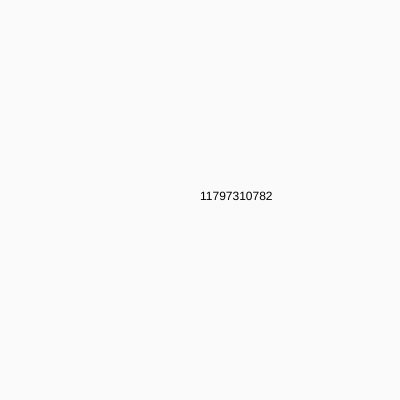
Frame 1 (no input)
Frame 60 (no input): identical to frame 1, image omitted
Frame 120 (the mouse pressed at the canvas centre since frame 60): identical to frame 1, image omitted

The p5.js sketch that drew this single still picture (run headless with seeded random() and noise() and a simulated clock; from frame 60 on, the mouse is pressed at the canvas centre):

// p5.js sketch
// ── sketch.js
var test = ['ADVENT', 'A(1x5)BC', '(3x3)XYZ', '(6x1)(1x3)A', 'X(8x2)(3x3)ABCY'];
var expected = ['ADVENT', 'ABBBBBC', 'XYZXYZXYZ', '(1x3)A', 'X(3x3)ABC(3x3)ABCY'];
var expectedv2 = ['ADVENT', 'ABBBBBC', 'XYZXYZXYZ', 'AAA', 'XABCABCABCABCABCABCY'];

var testLen = ['ADVENT', 'A(1x5)BC', '(3x3)XYZ', '(6x1)(1x3)A', 'X(8x2)(3x3)ABCY', '(27x12)(20x12)(13x14)(7x10)(1x12)A', '(25x3)(3x3)ABC(2x3)XY(5x2)PQRSTX(18x9)(3x2)TWO(5x7)SEVEN'];
var expectedLen2 = [6, 7, 9, 3, 20, 241920, 445];

var inputA = '(27x12)(20x12)(13x14)(7x10)(1x12)A';
var inputB = '(25x3)(3x3)ABC(2x3)XY(5x2)PQRSTX(18x9)(3x2)TWO(5x7)SEVEN';
var input = '(192x7)(1x15)D(39x15)(4x7)OUHB(13x12)AVYCACVMBVXVK(5x2)SUKJR(7x6)YUITKFT(12x4)(6x13)FDBLGI(102x8)(14x3)DSOUOPGYXFJRFJ(30x3)MUFOGDZOXXFEVPIXISTPRPMNKCSNPC(1x8)R(33x13)AIHJBMADPXTMXMZLDYQMEJSXOLHUTCEWV(6x14)OWSJRJ(12x4)BSITDMDRQBHM(132x6)(28x6)YOIWLWAAUBGAKOAERRZSJCADASVS(14x10)KAPJYKZCAIAOZV(54x3)(1x9)V(18x13)TEBMXRFAJUDQGFVUZZ(16x13)LELBCBPXEFTWYFKM(11x4)(5x12)VNSTD(262x8)(23x3)VFTGNXFKADBQZUKOLBBEGTB(30x10)(2x7)SV(1x4)A(10x12)EUDDBQIUFK(22x4)RGLTWOGGQXYBBQXTHHTBQY(108x7)(5x7)GXEWH(26x1)PADMQZDXHPVOMNKUEYAVUDLZWP(10x2)DRHHKVLABG(17x13)SEPWXRQHAEJMFEGZQ(20x2)SFYEXNALPTDTYLXFPEXD(47x3)ZIGHDQSTICKLMOCUTMSUVUJSFCZFDTKZXLQWKCLNOEFSVYJ(64x12)(57x13)(3x6)OOC(2x4)PM(17x15)VJGONFWUVRBBZWDWM(11x12)RBNENFRDSWS(40x5)(12x12)RMIUWANOKSXQ(3x14)WOX(6x15)OARRSE(7x5)FQJANGRPGK(2135x13)(19x14)(13x4)GCLOKHGEYZQZH(1123x9)(1114x10)(271x6)(56x8)(3x8)MYS(42x8)(1x6)K(5x14)EKAHU(6x6)EFGJMS(9x4)ELZSZGKQT(85x9)(54x6)(12x12)UXTWGYZQDSHC(2x4)JZ(21x15)LVZTGJSRNKTCVVUCZDWZE(2x7)DF(3x7)LSC(5x6)HKIZB(7x5)COOVUDL(99x13)(92x11)(11x2)MKTCOSVPVBJ(7x2)VVBTVRD(35x9)IXNFBBBITRNNLOJEFZCCTLRFQHYPUVGCGYH(9x2)UWHRKEOPD(2x10)NW(290x2)(1x4)H(6x2)KVRIAE(140x1)(15x3)PQHZIIYLWRVHSFL(45x2)(19x1)MVMSSMAWMBESMNCAASV(13x13)SWPZGKRVEPXYR(18x14)(12x3)SRBOHMMIFXAD(29x9)HWEHFYWFWRGIVSQWLIFJESAKTCDMJ(2x12)QG(118x12)(13x12)HJFINURCJEHHF(92x5)(10x1)GOLYEDAODD(4x10)MQVA(14x13)DXRTMMGJYGKVML(1x9)V(32x12)PIJKLJQOCPTOXAJGSFXZYAKNKCADZYSD(524x6)(220x12)(5x9)RGVAE(6x1)ZJUVES(59x5)MVFOFOWEVZEQAAJXHGTTIFIHDDYYINLSTXRHBYSFZBZJKHNMIFKEHXKHKLD(59x5)(13x15)NFPHQIJDVWGHI(10x15)AXHZYFPIPP(3x13)WUX(8x3)BHAMTJTE(63x7)(3x12)NPX(7x15)HEAYXDB(21x11)JYSFTTHONRZPXLZUFPAJB(1x3)I(1x11)F(181x4)(6x1)OPMVZH(72x4)(19x2)MMEXSMJMBNBZGVUSBRB(13x2)WIBKNXEYVPOEG(16x9)PFBKLSTWZLEFLASN(1x2)S(18x7)(2x5)SM(6x9)BCJKRT(19x9)MPFSVRUOWPIZJDVFCGC(37x8)OGJBGDKCJLBBEUHOIMBANFDXQMHOZNALEYLWI(94x11)(10x4)OZWWTOHTLJ(40x3)(5x8)LATHL(8x5)ERPILMGZ(1x2)C(6x5)QPGJOX(26x5)HXOMRRDDFIZTAAVXKBYMHPJKKT(1x10)S(3x3)XSR(963x6)(355x1)(5x9)VIDAF(116x13)(82x4)(4x10)AEDR(30x7)(8x4)KFHAKPEX(11x6)ONIRGWJKIPR(29x14)(12x10)MINAQYUXTSOB(4x14)QVJX(22x5)HUOFOOSZVXECNWKQIVRSPO(183x7)(7x15)HWRAWTP(17x10)(11x1)(6x7)CSEWEC(139x7)(38x6)(5x4)PGJFP(3x11)LUN(13x8)TYWLETZNKLLWG(24x1)ECWNDLJSSIBHJSYRVQYOBHSX(19x8)KJAXYPBJUSUMYKUSFBB(6x4)ZTGBIS(22x10)(6x1)ZEOVPJ(6x5)XAZWOP(25x3)(4x1)UIDI(2x5)RX(4x4)GUBT(587x15)(409x15)(18x5)(11x14)(5x11)TKVNU(191x11)(184x6)(23x11)VXEDKLBJRKKTERDJNTNDXGH(68x6)KFXKVQEQRBCERBHPNOIUVWXZYVVMYZLRNBCDGFFTUIZQMHWQHGUIGDDYTDXFUHENKKLF(31x8)BDDFNDDDURPZJLILECOMFINVDYOLRXF(37x9)SSEHVSRIUQAVZJXDFTERLSMNJRLKKAMTHMEJT(179x7)(30x10)(8x2)XLPEMIPQ(2x9)UJ(5x6)LBKBR(78x8)(8x12)AVDQVSTL(6x3)CTBGLO(18x4)FGEHNOKXFNOVCIAKQK(14x7)QDOMOJLTEJXWME(4x8)MVIB(30x5)(6x6)RNBWOX(7x4)BCYDCBV(1x13)K(16x5)(2x6)AO(3x13)EKB(47x14)(41x4)(34x12)(2x2)GR(14x4)FGUKBOCFKTOUJD(2x6)GD(20x12)(14x2)YRHMBOIYGWMWQH(83x9)(24x15)DMXVJGXVQJDMYGXJGDUUOFWU(39x4)(23x9)(17x4)FIHMMMOXOKJPEJCQH(5x1)FJGKU(2x8)NL(1x6)Y(2x11)AP(1030x9)(1021x10)(464x10)(457x4)(149x15)(68x11)(3x3)YUB(11x15)AMYRGUDUJED(20x2)ZRLTFGATGKVTQSQKXUFC(2x2)BK(4x5)VYAO(14x13)FMFYRAJZUFXRVE(46x11)(5x15)BQFIJ(28x13)YSAGZUMWPXJAFQBDTGNSONTYLNQJ(97x4)(42x6)(9x8)PJQZHQLKZ(12x14)MCHYMWLCDIRQ(3x10)YMA(43x2)(1x12)D(30x8)AZBDRSAVHDXGZBVKHPIAYQBUAZAADD(57x4)(7x10)YWEVAGO(18x10)QVVTDPLZGNGOAUTTLM(12x13)WKUPTIYBWGWU(15x9)OOSPIWPCNOOZZZC(106x9)(37x3)(2x2)GS(5x7)FLMNA(14x6)ORKLZQKXSHFVYG(30x8)(3x12)YQO(5x11)QSLVD(4x15)VPSB(20x12)HNZMCDRTPLWCFLYYELMN(542x3)(207x6)(108x12)(44x12)(6x4)ZSBJFU(2x8)QI(6x11)FPEINE(9x3)OPTSHHGKY(25x12)KTGEMRFYLKCLRVTEEZLUKOGJL(1x15)M(12x8)CSPTKEJJMFHQ(85x1)(8x8)SDDWCAQC(42x12)(3x7)BVZ(7x7)KVSFGRB(2x4)DX(9x13)MIYZWSEJU(8x5)AAGHLYUK(5x7)NZYUH(58x9)(9x11)(3x14)GVF(36x12)(1x4)B(23x10)(17x7)JDTWRRCSEHKWEPODS(160x3)(152x15)(33x2)(19x12)XFPWCBMCJPKQURSRZZG(2x5)IJ(4x14)IDXP(81x8)(17x14)ZDLYFDTCIAFJVKIII(7x7)HPEHXZJ(18x10)HEYXWCBQXEEZIBJLWQ(6x10)RUIFQO(3x2)LNT(10x3)(4x14)RZMD(39x10)(33x1)DYYGMTYZAYZLGLRHWAQMBIILAUQRHUOHR(44x12)(38x1)(6x5)RMUDIV(1x7)F(4x11)CLZH(5x15)IWQWG(6609x7)(2544x3)(29x3)(23x4)HCNEZSVBBFECQYBRSJGUVUI(544x6)(151x13)(71x12)(43x1)(2x7)ZJ(11x11)DOQIKXGLNNV(12x9)FQCXOGUIUYCS(16x4)PKHNOTAHHIZXXIVV(9x11)(4x9)LLNM(12x5)FASASJYWSZFJ(34x1)KHLOWLTJPILHEBAOHKFHFXRSDPQDAHKGDO(2x7)FG(371x6)(61x3)(54x11)(13x8)GNGGHWXPNTKQT(1x14)K(5x2)BWCXD(6x2)MSTQGW(2x7)SU(53x11)(47x7)(12x14)CNDCQXUXKEPR(6x7)TISTTV(5x13)UNXIJ(1x8)Q(19x1)CHHBLBDGBFDLSTEOGHC(212x8)(63x11)(31x12)OTKFQMTPFTKFYPSSBFOGOEWLHSVCIBC(6x11)JZVJAN(7x14)XPBXFAA(9x15)VOMDIFMWH(36x7)(7x6)FQEBQKY(4x8)PCGJ(9x15)LASOYDQNC(19x7)(3x9)EPQ(6x6)ABTEAA(53x12)(8x13)PPZIFAII(5x4)XSETU(2x4)VZ(5x6)AYUXU(7x6)SKKVVSJ(237x4)(230x1)(19x1)(13x7)UMTNBZCCZPQSA(1x14)B(9x6)ULETSBVYD(177x6)(2x11)ZW(13x6)SRLMSEAPGPPBT(89x13)(3x8)OTM(33x12)LIPDQNVUXLLCSTJBRNSIRVDLQZLUQDLAH(6x14)DTNORD(7x13)FAFBQHZ(10x1)KQYGTMLPQC(5x3)TQWJA(38x5)(18x3)BFXCGHMCBELQXADXDV(1x7)A(2x15)HU(1412x8)(72x10)(65x15)(9x13)NUZQOUJBU(44x4)(7x15)TZUNHWL(6x15)WMVYON(12x10)EZBREYXFNFHA(510x1)(98x1)(10x11)TOGZGVXYIX(61x13)(1x1)W(15x10)WFUKWGALHPRGGOZ(8x10)OMHPLMMF(2x7)SX(7x3)CXXVVIN(7x10)ANZQYMB(220x14)(8x10)BDFMCWYY(79x3)(2x11)IS(1x2)V(50x8)KOYYREXHHWYUZSCFLGAMWEYBGIEKEKTCZJFWGZYIRLDSGQTTQI(3x12)QGZ(113x12)(18x3)ZFZLBLVMZQBXYCHWAP(28x2)LKSXUNALNKPNHVLNFUKHLFOLBJCZ(12x12)BBFCDNVECGDY(3x14)DZZ(20x14)OOSPFEAZGWMZMLUPSSTS(170x14)(73x8)(12x12)KQDJQQEKEADR(2x3)DO(17x7)DVHLSYXSDFFIYBNLC(17x13)CVOLSVISDLUEKDHKK(8x1)USXCOJPS(1x9)O(47x14)(3x15)SJQ(13x9)IGJCFXTRSPNAT(12x11)CJKZRSJYDGKZ(11x14)(5x10)EDNMH(378x5)(129x15)(6x12)GQIWWO(9x10)VPTJKQMOE(58x4)(5x14)MAREB(4x8)XHHP(8x4)AGADNSTY(13x7)EERASVJDEZUIX(1x7)W(32x9)(5x9)KSLVE(8x1)ZAFYTYHS(3x13)YTP(80x4)(4x11)YWGL(39x13)(9x6)SIHMYCPLU(4x6)RHIZ(1x15)I(4x6)CPPM(17x11)UZSAKXMRMOIIJNRTK(129x9)(9x10)(3x12)FGD(36x7)(1x7)U(15x3)AXQCADXMWXPZNZT(4x1)HZCE(13x5)OQVPHFZTONVXT(10x8)LBCOMHGIDY(30x10)(8x6)OFDJAYBT(3x2)VYZ(4x8)EAIO(6x9)EIPAVU(3x6)CLU(424x5)(8x5)NVJCRBJX(139x5)(67x12)(9x4)KPLBEJZAE(12x11)MSMBCVMKHYWO(1x11)N(21x9)IRTFYAFGNXVNKWAMRAFXO(40x14)(14x1)GNTCCCWPESKZGC(13x12)IGAZHWGFGSMYA(12x4)UBDADIRXQCBK(29x1)YEDNUREEAMZQOGMXSSUVPZGWRNKXO(223x2)(60x9)(1x14)Q(40x7)HJRUZPXODGLVTJBFANRKRWRWYJIVZIGGQSYNNTXC(1x12)B(3x7)JOL(87x4)(8x3)PFIRNNAB(20x15)HTNJPMBOAPATXQQPJUME(1x11)G(27x1)JVOOZOPKZORRNYKUGJZTHYSBBKO(1x14)Y(49x15)(8x1)TWPENGGV(29x11)ICAKHLJFNIFYUKDXQIKYJCLNAGSXI(287x6)(211x7)(88x8)(2x2)BY(64x2)(14x7)WSPABCHMMTTSZS(7x9)WAGQNGQ(14x11)FLABQFFSWBKYYV(6x3)NNCFLT(5x15)SOKDJ(1x13)J(102x15)(95x12)(11x4)EOOPHHTMUNV(24x15)OLFHIKDLXNPSWRZWDIOOPDPB(6x6)SNHCVD(19x8)QRDQIRFMJRARURUAAOV(6x3)QMRPVZ(62x10)(11x2)CRLAFKKWCNT(15x15)(9x12)DBAGGZEBX(17x4)HDLFOGVTHWRIGEOCJ(2012x12)(13x3)WZKIWJAFUXXVI(579x11)(19x3)(12x14)XDTOEIOQCUMG(207x14)(10x2)KTHCIUQNTU(27x11)(21x8)PFBLJCCDEAVMPRCHDCAQH(149x15)(68x6)(4x15)TCAK(40x10)MWZGAITJTUCPMMWHVESOFEFQPFLCLFIRLZKXHJWF(5x14)RYQTH(11x2)POAQVKYIUXE(1x9)X(15x1)LXXNDYYWQADGOPA(25x7)VOZNYIUGWSNMPQRNICDYPOFOI(2x8)RZ(10x13)CSZYRLFSHB(307x15)(13x2)WDGNRNFCFTTUG(90x3)(54x9)IECXIPIAHKCTOBEQNGXPZBWWWJNVBLOEPYSKQSXHUFQVVQNPBVLWQM(3x10)YHR(15x6)FPUKUMGSORWDRDL(42x11)(3x2)NJW(18x12)(1x13)S(5x13)RQQVE(3x15)KAY(136x6)(15x3)(9x11)QFRQRKHZY(23x1)(5x7)DFDTU(1x2)V(2x8)BC(79x12)(12x1)NGMQWUPVFORT(4x7)VJVM(14x10)IPXFGQWAJFBSRU(19x6)CTSRKCOKJQAZVJOGLWD(1x4)C(450x10)(3x10)GPI(6x11)VFOOEK(422x6)(11x13)WDEYUELADDB(135x4)(42x1)(13x2)JGFYRZAFQPJLM(17x7)FLNKDIRSVLTXRFUMX(4x13)PNQU(71x4)(2x12)EK(4x1)RGON(48x9)ROFKNCZTAJTHPNNQBPPJTTBXLGCKFREZJZZXJVNRVXYMRQEK(12x6)JZVEIDXFLBHQ(139x9)(46x2)(8x7)JHRUUUTL(5x12)GXTCE(3x4)GRW(8x10)FDDUYJNX(2x1)XP(73x12)(3x13)GGL(1x9)D(3x11)TND(42x11)QBXSGPAGCWRYMMNSLLMQWAQJGAWOSSQCMFAGNXIUBE(92x5)(21x9)FTLECTSVHDKZJMNLUYQOB(35x5)DTRSSYXMWLCFMGQGSIXXLRDGUWDKHBRDTXC(18x6)(12x8)LHLPCETTMCAE(817x10)(260x8)(138x4)(17x6)(11x7)PVJGSWWFIVQ(10x12)LIRDDVRIIW(4x2)WAED(9x3)SSHCWCDEW(69x8)(1x11)X(2x2)FH(21x14)NQTOEGNJBYCCAATLTXRCA(20x11)LAUDOOGGMVHRBKZBJJSX(38x12)(13x2)(8x4)ONEKEDVR(12x13)(7x2)IMFMWNG(10x5)KRNSBNIPYF(25x14)(19x4)(2x8)FX(7x1)VZMBUZP(16x3)(10x5)DSUERJEKNT(54x9)(47x10)(34x7)(7x3)XPMZPWC(1x9)H(3x5)JLO(2x15)HY(2x5)QW(185x12)(29x13)(23x1)(5x15)BTIMW(6x15)INJUUO(7x4)ENOTOIY(114x4)(50x7)(2x10)EK(2x1)UI(28x15)VDZIXQPVFBDGFEXTZAYWTUCTSUFL(6x9)PUTAXW(34x5)(11x3)INQZZFPHLIC(1x13)P(5x5)AWZFO(1x13)I(10x4)QEHLIBEUYT(289x11)(146x9)(7x10)HYFTUNV(115x6)(17x15)WYHUMDUCYXZCZOGYP(11x3)GOAHYSMZILY(31x3)KDNJEFIIVOQIZNMKGMHNERZOQQSUOLU(12x6)CKKNARXIEIPB(13x5)DPVMYLMWUZCZK(6x5)YYZGRE(129x7)(61x4)(3x10)UDY(2x13)WK(12x15)JBTXTTUYDHBD(2x11)ZL(11x1)YIGLIJTZCZR(13x10)LUGYDNKTITXKH(6x7)PASHZF(14x3)(9x3)NOGDDUXKX(6x6)CRIBLT(116x9)(109x8)(6x10)PKSKVL(91x6)(85x7)(3x1)ASL(17x9)VGNCETAFXRQCCUOEJ(12x11)FYGQSKOQCGGX(16x15)QXFIWBAVQLUHQOCY(7x4)BWIBHLB(1967x3)(1007x12)(116x10)(64x2)(7x2)(2x2)MU(8x1)MSHJIBUU(11x2)ITGZWYRTULN(15x11)(1x13)W(2x10)ID(33x9)(7x3)(2x5)CC(14x13)(8x14)YKECYDCG(2x2)WV(304x12)(232x7)(63x12)(36x5)PNWAQFNCGLWGRMCTDYEEBEIYCNYWJVUODZSY(15x2)LBZIGTAROGLWYAH(26x15)(11x4)KXIEISOQGQD(3x14)VCK(30x10)(1x13)P(17x7)VAJVSQQXMTBYMWBXE(86x1)(4x6)TRZX(16x14)CQNXYNXZJQLKUZYT(4x2)JOKF(10x12)EAEKTUPSGR(21x10)KFEDLXFHWQBPMYYLJWJAE(11x12)WFNFEQICREU(41x7)(35x5)(3x8)NVW(2x15)OW(7x1)UTLFCXB(2x7)UX(77x15)(61x15)(47x11)(10x9)PLYEJUKUHW(5x3)KPVLZ(6x6)ACEIBL(5x7)DLQOD(1x14)N(4x2)NTWH(479x11)(141x6)(35x10)QRUKVJQEUYATKYJVHHPJIXQAWJISDVFHBQY(8x14)(3x7)WDC(14x9)NEAJUMDVGUHHEA(6x11)IOMCWN(47x4)(1x12)X(3x13)UHI(24x13)UXCACCUQPFJRZXJMJXQUVMKX(139x8)(10x9)(4x14)VHYY(1x2)O(98x14)(3x4)LGG(9x8)SUBRVMBZT(49x5)WADHDOWXLCWXWSKNJIZCBLRMDAYKHONVXPIKTCMWAOIWMVODG(15x3)FOVODMJOGDHMCWD(6x13)WMAYCJ(178x8)(2x5)NH(151x5)(36x14)BNOKEPLIYPYSTORQBFXZKVQAQOWDQWZIMZCQ(49x14)THYYNMRSKJPJDYFSFMWOYZEFFSMJBIUZBILQATRTAWXCJMVDI(6x10)EZSNIB(15x15)QZRLIRRRDMYRFEB(12x2)JFLGORYNUZED(8x9)LXAUXASR(450x10)(49x3)QKPJRZZHJAQSMIOMIYPTZSPCCNIZHUTKHFJDDORPDZPJCKDFW(34x10)(20x1)(14x7)MXUCDWOSMHPTAP(3x1)BYP(7x6)LVQVCLY(334x10)(6x5)(1x2)Z(298x10)(8x15)UYGVZFIC(55x14)(5x10)NMWGU(2x1)MS(13x13)NLSFWTZDENXWF(10x10)NBPKLPAVHH(111x7)(11x3)YBIUNVIHIGK(7x7)OFTLYMR(17x5)BJSJBSGTSVZWSIZJJ(53x8)WHHRIOEDSADOWCRANFPGPSQKGUEBYUZWCBKNQCFQNTZMQQGXOXGXG(73x13)(2x11)UU(13x2)ZUTNLHSRLDUNR(2x7)OR(33x8)JSGPCAAXUVMAVTMJLTNMQUWDQUMSXSSZT(18x3)PCZVCWWKGIIEAIYLYC(10x12)EYPYUIIEVN(103x3)(85x8)(59x15)(10x7)BTAWSOTJTX(37x4)(2x1)ER(12x7)CKRWCNFMNUHN(7x4)FZFHIWJ(2x5)BD(7x3)NHKKHWT(6x15)VVJKNA(375x10)(344x13)(20x6)UPXLXPZVBLLNUBSTPPJT(14x13)QHKYOCRUCFPBQU(157x4)(41x15)(6x15)UEAGGZ(10x6)QFLYXXJEDR(1x13)K(1x5)B(28x12)LPNMQPNXDKJBVWBBGXZGPHDLGZNG(18x6)SDVRBOPPJVGCVKDFHO(44x9)(1x6)F(8x5)VPTNBEMS(6x1)KQLQDX(9x4)DFVUJDAIU(126x3)(71x1)(7x6)EJGKJKL(52x15)OIAXJMKVVXZPCSZYCFKWBQHMLUTEJLBIXYTNCZLETMVROVGSSLMT(43x2)(10x7)FWDLXKOYCF(21x6)VEVKRBPEZGZCDYOPBOCRV(17x4)(11x8)FGUBMTASXPJ(54x13)(42x9)(36x5)(1x5)B(23x12)(17x6)PFVBKGSTBWKYIWEIH(1x8)J(4540x14)(827x3)(668x7)(461x4)(142x1)(6x11)VKBINW(14x14)(1x10)O(1x11)X(57x1)(24x10)QRVHBVKYWGYQURJNVBUIWVCV(3x9)ZXO(1x5)V(7x1)CFYYVXD(19x5)(13x2)WUEGTFGFNLLKE(14x14)(8x11)KZYNFZWJ(128x8)(100x12)(8x7)ONNBTTBG(8x15)PNRJGRNH(43x6)MSQODHZYLGOYCYXMBFYXWRMIHAYOECNNAZADJGKPOTU(11x5)QPRFVSDMARM(1x10)O(13x12)KKDTYMCUUPQBU(58x4)(5x5)HJTYG(41x14)(4x4)QGBL(4x6)DEGS(3x8)LBK(9x15)ZUDVPQKGF(105x11)(9x3)OKGQWLJWL(6x11)NXUBKV(66x4)(29x10)RUCFJEBKKFQDKVDLBQULCWFKYRMSU(23x13)ABXZZMINIGOKLQVQOMPFGGY(2x5)IW(186x4)(121x9)(66x10)(5x8)WDLTM(17x6)ZXCEMUQPGHJRMRFQH(4x4)XFME(7x4)IXGCJTB(7x1)ZSUWXVC(5x6)ZMTOL(1x6)O(1x9)L(20x9)TFYLPQPFSQUKCNSXMXWB(25x1)MMSWLFLGVDKHNLLOSVAUKAMOV(20x15)UUYTRAZNOQECIVSFJMTA(1x12)G(133x7)(88x14)(1x4)V(35x4)(9x9)GNVTUMPAK(15x7)KMPDKVOQKHYCCXR(1x15)F(27x12)(20x10)BEDSEBMXHMHIJCWWPAZM(11x9)UCWDESZYKCG(14x13)JUFBNDHMMBNJUO(6x12)VJTVJF(561x14)(553x15)(175x6)(95x8)(12x3)MSYBUXGZCSMP(1x12)F(12x9)NBHSHMDKXJBK(45x14)(6x9)YYXHBV(1x13)Y(8x7)XLLNABTV(9x5)ANHTFTJAR(2x5)JR(24x7)(17x10)(2x9)IX(5x2)VMDPY(31x1)(1x1)E(12x3)(7x3)ULOWWEU(2x2)XW(74x9)(68x4)(62x6)LPVLILBZBELNJGRZYXRMFBAVCXHNYLOSMNPBGTYAYKEXVHRUGKSYFUMCXBAQJF(20x7)XKNDIYMIWJUEIMUXQXGD(258x6)(4x14)CNXK(200x4)(9x6)VQIQBPKKQ(63x4)(20x10)WGIOWQKPUUMGOCEAZVQX(7x14)UAPYNBE(3x4)HRK(9x11)RSMRELJZT(22x8)(16x7)KEBUSTOFBMQVDKCA(83x1)(16x8)THDRCGWEYAPZUZMP(8x8)YFYUYQBL(29x8)SCLIKTAPWUGBSTRYLCPVEGRBIPQYO(8x9)SGBUHPOC(7x4)(2x9)WJ(23x6)LRVKPECJTUECFAPMFOQZEYN(1139x15)(1131x6)(347x8)(11x15)DVZSRVKYLVU(20x15)(13x14)OEPOBRROTBKHR(287x9)(44x13)(10x12)VSDHBJLJKY(8x11)ELPCNXZN(7x12)UFNJPJA(62x9)(2x12)FN(3x6)QPZ(4x9)PQJC(15x3)JTNUYOFLCJACWJW(10x5)MCIYFKZNQE(33x11)(4x10)MZVA(5x13)BOGBD(6x13)WWJPJX(121x7)(1x11)R(53x5)NINZBBRTYESCITRVGLQKBXMLBLANTAUXCSGYGCHINLVRIXASSRFGC(12x15)MJABNGDUPVWR(6x11)REXZCY(18x3)UHNGQNRBYACIOGZZWV(3x2)NQJ(3x7)DTF(5x4)HGGON(116x1)(26x1)BQZIOUFIEGLVVXXUEFVFPZVFJF(56x2)(3x10)BVG(21x5)(2x7)UM(8x15)ZGOIAZXF(13x12)MNVBRHGVXMFAD(1x15)W(9x10)NQTDDGGHT(629x1)(90x11)(8x7)HCWYJWXR(34x15)(2x5)QM(8x6)LFUJTQQX(9x1)TYAQDIAMZ(30x8)(6x10)OAONIX(12x6)PNERVHHHITBB(179x1)(62x4)(14x7)CIIMZUFUXRGJEI(23x10)HEAHTPOJZVKBSTAZZJDPBMG(7x4)CGGYMRK(5x4)GORTV(58x13)(1x8)O(7x3)PSJSZJZ(4x15)UHAK(12x5)UHWIVURUKPWV(6x15)AOUYFG(29x13)IIQUBBPDYDKXEERMOREALHLMQNKFK(114x11)(36x8)(10x4)MNFCPUDOUY(7x13)NCGSAEH(1x10)C(2x11)GM(2x2)XT(51x8)(6x5)BOHBKO(26x11)PWHUXIJQZBDSKAVWBJSFQCRXWS(2x2)AV(39x8)(33x2)(5x7)UJBDW(10x3)JQJGLLYVAB(2x8)VX(171x15)(75x2)(1x9)W(14x5)BTNNJFQOVKSQPC(10x14)OVYHNKBUPT(2x14)PY(17x11)CZIAMPGEFDQPQIGGQ(22x12)(1x7)N(1x13)S(4x7)FOFT(14x3)(8x12)PZOVSUFG(19x10)(3x9)REJ(5x13)HYMTG(9x14)RHJYWWDRM(1980x10)(538x7)(4x4)NQQF(522x9)(144x2)(52x6)(10x10)TPBEIRXESG(16x2)QKJZSUKPKPFEOCVN(1x4)W(2x6)QA(19x11)YLISMTUTOBQMDVEHUWO(54x2)(9x13)WOLDPDCXJ(9x4)HAGHHVHTY(1x12)N(12x9)CHHWFSOSJWGP(84x2)(41x10)(19x8)SVUJSNGVLAXARNGMKXL(1x11)K(4x5)PVGS(5x3)KJXYV(9x8)JOKDBOIUT(6x12)RKKSKP(207x8)(67x15)(7x15)ZNEOVDG(6x1)DHRHVB(17x5)OXNRAVTMRIGNVHNEI(14x9)HPWZMWODOSTRMR(3x13)UNI(50x12)(11x12)SUFIQREJKUX(1x4)V(10x13)DXGTECIDTY(4x9)WWEJ(52x15)(11x6)NSPYIHLGDHJ(22x8)CZEZVAPKYRZSCRXZMTZIXD(2x6)NI(2x11)KY(61x8)(27x1)HWISUXZTHECIJLKLBNSFBACFHRJ(21x15)TSMZCQAZFCXPNXIMLPINP(1230x2)(301x14)(123x4)(83x2)(20x12)JLTMRPDVZHIVVLVIRIGR(21x1)EIELBOJEONILZUKRVGTQM(8x2)TCDZXJWK(4x9)VCJZ(1x13)P(7x9)(2x7)BP(9x1)(4x7)LWJB(2x10)OD(3x6)ORU(156x7)(148x13)(4x7)KMBD(14x15)NNEYMZZQOAKYLZ(38x1)RPROBGARLMAKESCVDZMWFMCVMULXXKYEFWZOXD(23x1)MUNVECLTCEJBDSIJEBQOYFS(38x14)WAMYQUUIICHEUVHUEGQLPOMSVICBKUKJYPXYIP(357x15)(194x1)(10x9)ZSEGCWALAQ(61x3)(15x12)RDXTCGJRGETTBLG(33x3)PRPRWCJPMDGEWEDNQXQVLBSYFDNOUYBXV(43x9)(8x6)RFBSOAUA(10x14)FDZPZITZDN(8x1)CCCXESOG(56x9)XHTREYTVFGBWBWKEUMZWOXQTIUBKNFXRKPKAFBVDFQLGPLTMMIJNURQE(6x3)FKZKJA(138x7)(6x7)AASIGL(9x5)RECZCKLYO(86x13)(4x11)JDKA(21x7)GHRVOOMWBXIRZPQDSNOWM(7x12)TNLXERI(9x14)PHELFPBSU(14x13)VFVFGUMLFBEMUL(5x8)USIRS(5x1)YHBSF(118x5)(110x15)(10x1)OGDHJPKITV(16x5)REDGVPNLCMFDWVTG(6x2)ILSSTW(55x3)(17x1)FWDMBLYCLJKKCNFYN(5x9)YEGGP(16x1)XGCSHAHYMFZGOZBF(63x11)(57x6)(17x5)(11x8)FNBQFFOYAFU(27x10)(3x10)AYZ(2x4)DT(6x3)BWTWPZ(353x10)(56x10)(6x15)NQOZJN(6x4)FBNBWL(27x8)TRRFXKSKFNSPOHBVQOSSMHOPKTV(116x13)(77x8)(2x9)LV(11x4)IJFWCHVUVQZ(30x4)YECLQOCIRHEHOTRRYCUYCCWPNFRUAK(2x2)EQ(5x3)NOGRH(27x2)(3x6)IGG(5x8)EDQOT(3x15)JGW(3x2)RIR(67x2)(1x5)Y(35x11)(3x2)BHW(20x10)DHZKZASUDGBQGKWGOJCR(5x7)DBXXI(3x14)MSJ(78x13)(72x5)(2x10)NA(1x6)U(17x1)TBRJWFMPUVVFWDGNP(11x2)EUURFUINMVY(12x4)AYOAMUSHGMHY(189x14)(97x5)(91x2)(3x5)ZBZ(3x11)MKC(5x9)JWHZR(14x8)(1x14)Z(1x13)Z(38x8)(1x3)N(25x11)RKCZRCBKRRXQLPEDYSCNQHDQB(80x9)(74x7)(56x12)(8x9)PBJROWZK(6x14)QXSLKT(1x9)B(10x6)VUEDNIQJCO(4x8)TFPU(5x13)KQTTJ(19x12)YQIVBEELNHRKPZIZWXC(3x4)TGA(96x3)(35x6)(2x5)EP(13x10)TWLQWGPGSRPDR(3x6)WLC(49x9)(18x4)HQILHCXUZPWIGTZUMJ(19x5)OCVZUORSHDDQRVLFJUU(7x15)RYXPKQB';
var regex = /\((\d+)x(\d+)\)/g;

var result;
var len = 0;
var tmp = [];

var version2 = true;
var finished = false;

function setup() {
  //testFunction();
  //testLength();
  //result = inputB;
  len = measure(input, 0, 1);
  createCanvas(400, 400);
}

function draw() {
  if (!version2 && !finished) {
    var r = decompress();
    if (r && r.length > 0) {
      tmp.push(r);
      len += r.length;
    }
  }
  if (!finished) {
    background(250);
    text(len, width / 2, height / 2);
    if (version2) {
      finished = true;
    }
  }
}

function measure(s, chrs, tms) {
  var reg = /\((\d+)x(\d+)\)/g;
  var m = reg.exec(s);
  if (s.length === 0) {
    return 0;
  }
  if (m) {
    var start = m.index;
    var end = reg.lastIndex
    if (start > chrs) {
      return tms * chrs + (start-chrs) + measure(s.substring(start), 0, 1);
    }

    var nbChars = int(m[1]);
    var times = int(m[2]);

    var rest = nbChars - start;
    return start * tms 
        + measure(s.substring(end, end + nbChars), nbChars, times * tms) 
        + measure(s.substring(end + nbChars), chrs - nbChars, tms);
  }
  return Math.min(chrs, s.length) * tms + Math.max(0, s.length - chrs);
}

function decompress() {
  var m = regex.exec(result);
  var res = result;
  if (m) {
    var nb = int(m[1]);
    var times = int(m[2]);
    var id = m.index;
    var seq = result.substring(regex.lastIndex, regex.lastIndex + nb);

    result = result.splice(id, m[0].length + seq.length, '');
    regex.lastIndex = id;

    for (var i = 0; i < times; i++) {
      result = result.splice(id, 0, seq);
      id += seq.length;
    }
    res = result;
    if (!version2) {
      regex.lastIndex = id;
    } else {
      res = result.substring(0, regex.lastIndex);
      result = result.substring(regex.lastIndex);
      regex.lastIndex = 0;
    }
  } else {
    finished = true;
  }
  return res;
}

function testFunction() {
  for (var i = 0; i < test.length; i++) {
    finished = false;
    var res = '';
    result = test[i];
    while (!finished) {
      res += decompress();
    }
    var e = version2 ? expectedv2[i] : expected[i];
    if (e === res) {
      console.log('Ok: ' + test[i] + ' -> ' + res)
    } else {
      console.error('Fail: ' + res + ' != ' + e)
    }
  }
}

function testLength() {
  var t = version2 ? testLen : test;
  for (var i = 0; i < t.length; i++) {
    var len = measure(t[i], 0, 1);
    var e = version2 ? expectedLen2[i] : expected[i].length;
    if (e === len) {
      console.log('Ok: ' + t[i] + ' -> ' + len)
    } else {
      console.error('Fail: ' + len + ' != ' + e)
    }
  }
}



if (!String.prototype.splice) {
  String.prototype.splice = function(idx, rem, str) {
    return this.slice(0, idx) + str + this.slice(idx + Math.abs(rem));
  };
}
